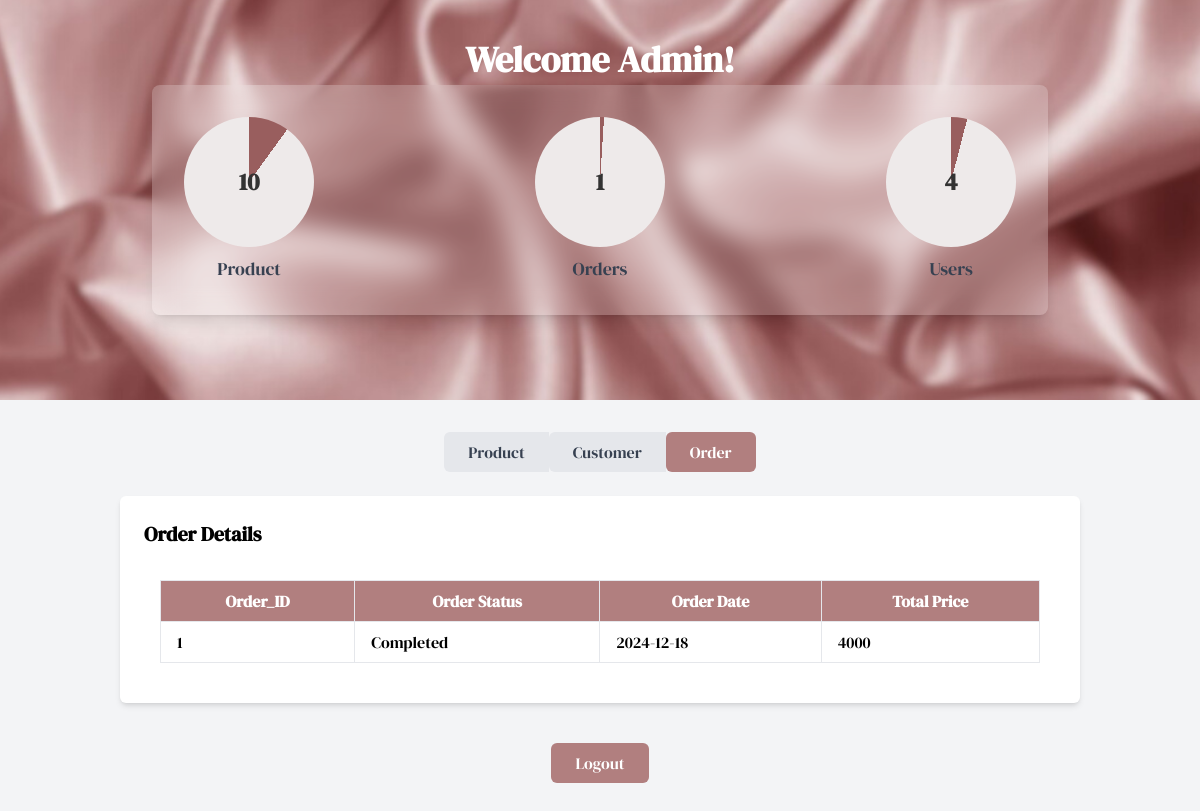
Page /views/Admin/Order.php (signed in) on the committed database.
### tables this page shows
CREATE TABLE `order_` (
  `Order_ID` int(11) NOT NULL,
  `Order_Status` varchar(20) NOT NULL,
  `Order_Date` date NOT NULL,
  `Total_Price` int(11) NOT NULL
);

### controller/OrderController.php (called while the page is built, shortened)
<?php
require_once __DIR__ . '../../../config/Database.php';
require_once __DIR__ . '../../model/OrderModel.php';
class OrderController {
    private $order;
    public function __construct() {
        $this->db = new Database();
        $this->order = new OrderModel($this->db);
    }
    public function index() {
        return $this->order->getAll();
    }
}
?>

### config/Database.php (called while the page is built, shortened)
<?php
class Database {
    private $host = 'localhost';
    private $db_name = 'tailorher';
    private $username = 'root';
    private $password = '';
    public function connect() {
        $this->conn = null;
        try {
            $this->conn = new PDO('mysql:host=' . $this->host . ';dbname=' . $this->db_name, $this->username, $this->password);
            $this->conn->setAttribute(PDO::ATTR_ERRMODE, PDO::ERRMODE_EXCEPTION);
        } catch (PDOException $e) {
            echo 'Connection error: ' . $e->getMessage();
        }
        return $this->conn;
    }
}
?>

### model/OrderModel.php (called while the page is built, shortened)
<?php
class OrderModel {
    private $conn;
    private $table = 'order_';
    public function __construct($db) {
        $this->conn = $db->connect();
    }
    public function getAll() {
        $query = 'SELECT * FROM ' . $this->table;
        $stmt = $this->conn->prepare($query);
        $stmt->execute();
        return $stmt->fetchAll(PDO::FETCH_ASSOC);
    }
}
?>

### views/Admin/Order.php (the view, shortened to what this page needs)
<?php
require_once '../../../app/controller/OrderController.php';
$controller = new OrderController();
$orders = $controller->index();
?>
<!DOCTYPE html>
<html lang="en">
<head>
  <link href="/TailorHer/public/css/tailwind.css" rel="stylesheet">
  <link href="../../../public/css/home.css" rel="stylesheet">
</head>
<body class="bg-gray-100">
<?php include '..\layout\AdminHeader.php';?>
  <div class="flex justify-center mb-6 mt-8">
    <nav class="flex">
      <a href="http://localhost/TailorHer/App/views/Admin/AdminDashboard.php">
        <button id="product-tab" class="px-6 py-2 bg-gray-200 text-gray-700 rounded-l-md focus:outline-none">Product</button>
      </a>
      <a href="http://localhost/TailorHer/App/views/Admin/Customers.php">
        <button id="order-tab" class="px-6 py-2 bg-gray-200 text-gray-700 rounded-l-md focus:outline-none">Customer</button>
      </a>
      <button id="customer-tab" class="px-6 py-2 bg-customPink text-white rounded-md focus:outline-none active-tab">Order</button>
    </nav>
  </div>
  <div class="w-4/5 mx-auto bg-white shadow-md rounded-md p-6">
    <h2 class="text-xl font-bold mb-4">Order Details</h2>
    <div class="bg-customGreen text-white p-4" style="max-height: 400px; overflow-y: auto;">
    <?php if (!empty($orders)): ?>
        <table class="table-auto w-full bg-white text-black">
            <thead>
                <tr class="admin-tableheader">
                    <th class="px-4 py-2 border">Order_ID</th>
                    <th class="px-4 py-2 border">Order Status</th>
                    <th class="px-4 py-2 border">Order Date</th>
                    <th class="px-4 py-2 border">Total Price</th>
                </tr>
            </thead>
            <tbody>
                <?php foreach ($orders as $order): ?>
                    <tr>
                        <td class="px-4 py-2 border"><?php echo htmlspecialchars($order['Order_ID']); ?></td>
                        <td class="px-4 py-2 border"><?php echo htmlspecialchars($order['Order_Status']); ?></td>
                        <td class="px-4 py-2 border"><?php echo htmlspecialchars($order['Order_Date']); ?></td>
                        <td class="px-4 py-2 border"><?php echo htmlspecialchars($order['Total_Price']); ?></td>
                    </tr>
                <?php endforeach; ?>
            </tbody>
        </table>
    <?php else: ?>
        <p class="text-center text-lg">No Orders found.</p>
    <?php endif; ?>
</div>
        </div>
  <div class="flex justify-center py-10">
    <a href="http://localhost/TailorHer/App/views/Admin/logout.php" class="px-6 py-2 bg-customPink text-white rounded-md">Logout</a>
  </div>
</body>
</html>

### public/css/home.css (style rules this page uses)
body, html { margin: 0; padding: 0; }
body { background-color: #f8f6f1; }

### views/Admin/Order.php (style rules this page uses)
* { font-family: DM; }
.active-tab { background-color: #b17f7f; color: white; }

### rows in the picture
order_: Order_ID "1", Order_Status "Completed", Order_Date "2024-12-18", Total_Price "4000"

### other values in the picture
$productCount "10"
$orderCount "1"
$userCount "4"
